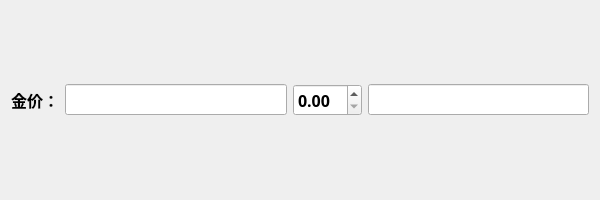
<?xml version="1.0" encoding="UTF-8"?>
<ui version="4.0">
 <class>Form</class>
 <widget class="QWidget" name="Form">
  <property name="geometry">
   <rect>
    <x>0</x>
    <y>0</y>
    <width>600</width>
    <height>200</height>
   </rect>
  </property>
  <property name="windowTitle">
   <string>Form</string>
  </property>
  <layout class="QHBoxLayout" name="horizontalLayout_2">
   <item>
    <layout class="QHBoxLayout" name="horizontalLayout">
     <item>
      <widget class="QLabel" name="label">
       <property name="font">
        <font>
         <family>等距更纱黑体 SC</family>
         <pointsize>12</pointsize>
         <bold>true</bold>
        </font>
       </property>
       <property name="text">
        <string>金价：</string>
       </property>
      </widget>
     </item>
     <item>
      <widget class="QLineEdit" name="lineEdit_price">
       <property name="font">
        <font>
         <family>等距更纱黑体 SC</family>
         <pointsize>12</pointsize>
         <bold>true</bold>
        </font>
       </property>
      </widget>
     </item>
     <item>
      <widget class="QDoubleSpinBox" name="doubleSpinBox">
       <property name="font">
        <font>
         <family>等距更纱黑体 SC</family>
         <pointsize>12</pointsize>
         <bold>true</bold>
        </font>
       </property>
      </widget>
     </item>
     <item>
      <widget class="QLineEdit" name="lineEdit_total">
       <property name="font">
        <font>
         <family>等距更纱黑体 SC</family>
         <pointsize>12</pointsize>
         <bold>true</bold>
        </font>
       </property>
      </widget>
     </item>
    </layout>
   </item>
  </layout>
 </widget>
 <resources/>
 <connections/>
</ui>
